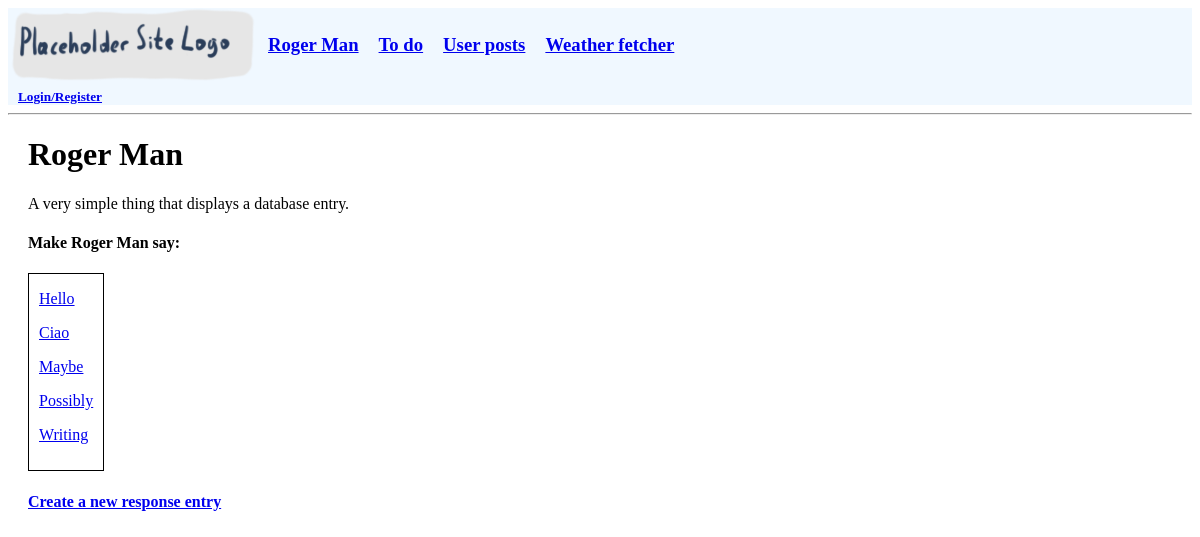
/roger_man/, run on the app's committed database.
### base_app/models.py (models this page shows, shortened)
class Roger_preprep_line(models.Model): # Lines for the Roger Man
    id = models.AutoField(primary_key=True)
    name = models.CharField(max_length=80)
    line = models.TextField(max_length=200)
    note = models.TextField(null=False, blank=True, max_length = 100)

### base_app/views.py (the view)
# urls.py: path('roger_man/', views.roger_man, name='roger'),
def roger_man(request): # Roger Man gets his database as the context for his 'menu' -> it can be just the names
    rogers_lines = Roger_preprep_line.objects.all()
    context = {'rogers_lines': rogers_lines}
    return render(request, 'base_app/roger_man.html', context)

### base_app/templates/base_app/roger_man.html
{% extends 'main.html' %}
{% block content %}
<h1>Roger Man</h1>
<p>A very simple thing that displays a database entry.</p>
<h4>Make Roger Man say:</h4>
<div class="box_basic">
    {% for item in rogers_lines %}
    <p><a href="{% url 'roger_response' item.id %}">{{item.name}}</a></p>
    {% endfor %}
</div>
<div>
    <h4><a href="{% url 'roger_create' %}">Create a new response entry</a></h4>
</div>
{% endblock content %}

### static/css/main.css (style rules this page uses)
.box_basic { border:1px solid black; width: fit-content; padding-left: 10px; padding-right: 10px; padding-bottom: 10px; }

### data on the page
Roger_preprep_line: name "Hello"
Roger_preprep_line: name "Ciao"
Roger_preprep_line: name "Maybe"
Roger_preprep_line: name "Possibly"
Roger_preprep_line: name "Writing"
